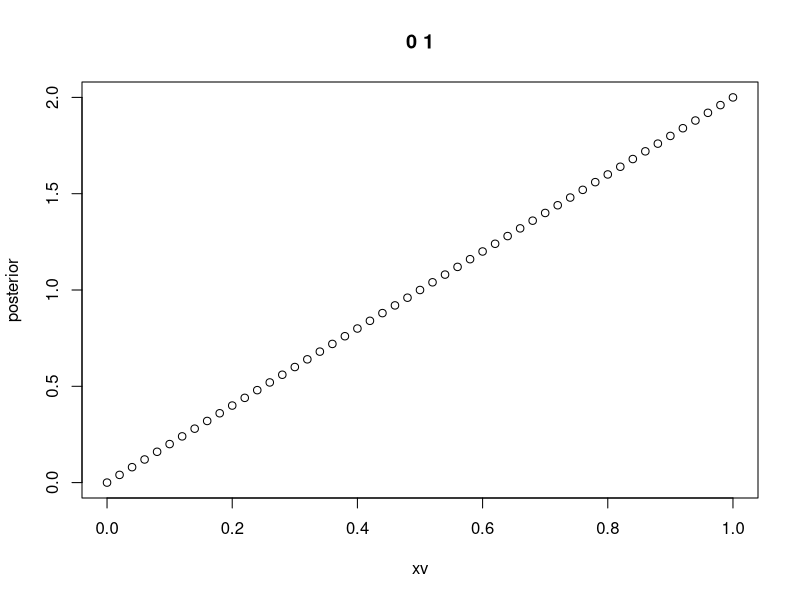

Reproduce this figure in R.
xv <- seq(0, 1, 0.02)
kopf <- 0
zahl <- 0

probmodel <- 0.8

(toss <- rbinom(n=1,size=1, prob=probmodel))
kopf <- kopf + toss
zahl <- zahl + !toss

posterior <- dbeta(xv, shape1 = 1+kopf, shape2 = 1+zahl)
plot(xv, posterior, main = paste(zahl, kopf))
